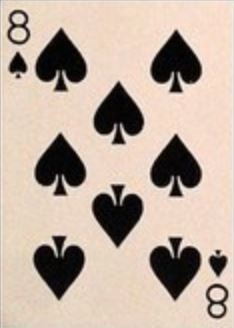
#> input picture image/card proj/card.png, 234 x 328 px
$ python card_matching.py
#> lines starting #> are read from the running program, lines starting #| are printed output that depends on the picture; after the words box and inside, x2 and y2 are one past the last pixel; in counts of white or black regions, pixels touching at a corner belong together
import numpy as np
import cv2
import math

# 좌표사이의 거리 계산 함수 작성
def calc_dist(list1,list2):
    a = list2[0] - list1[0]
    b = list2[1] - list1[1]
    return math.sqrt((a*a)+(b*b))

# Grayscale 형태로 이미지 read
card = cv2.imread('card.png',cv2.IMREAD_GRAYSCALE)
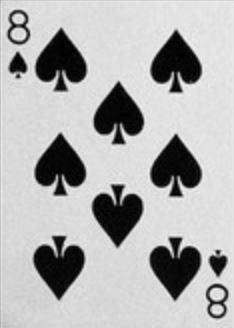
#> card: shape (328, 234); min 0, max 245, mean 176.4
card_4 = cv2.imread('4_card.png')
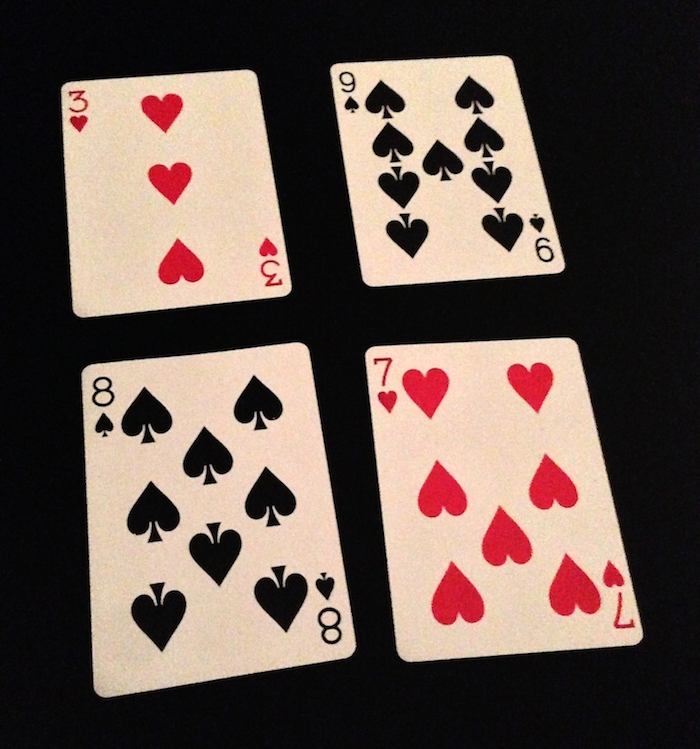
#> input picture image/card proj/4_card.png, 700 x 749 px
#> card_4 is the input picture: shape (749, 700, 3); mean B, G, R 79.2, 87, 103.7
card_4_gray = cv2.cvtColor(card_4,cv2.COLOR_BGR2GRAY)
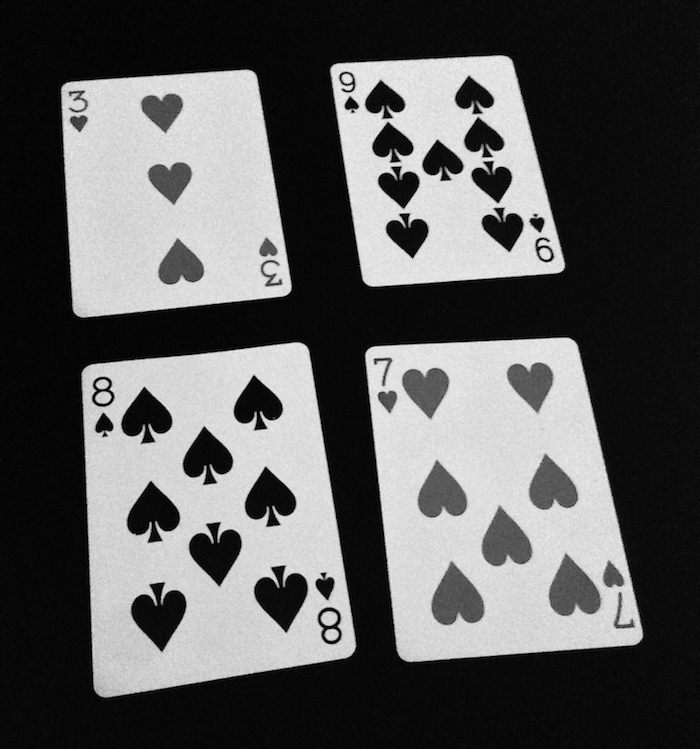
#> card_4_gray: shape (749, 700); min 0, max 244, mean 91.1
cv2.imshow("find",card)

# 적절한 임계값 속성을 찾아 이진화 함
# theta에는 각 임계값, th_~ 에는 각 이진화된 이미지
theta, th_card_4= cv2.threshold(card_4_gray,150,255,cv2.THRESH_BINARY)
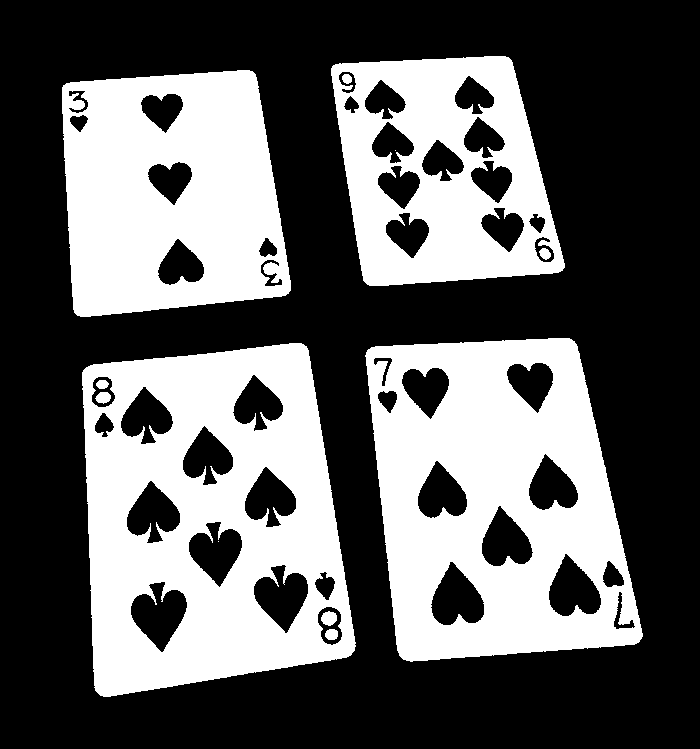
#> th_card_4: shape (749, 700); 37.9% white; 12 white regions (2 under 20 px)

# 템플릿 매칭
# TM_CCOEFF 방법은 minMaxLoc 시 max_loc이 왼쪽 상단좌표
# 왼쪽상단에서 템플릿 이미지 shape 만큼 더한 것이 오른쪽 하단 좌표가 됨
w,h = card.shape
#> w = 328; h = 234
res = cv2.matchTemplate(card_4_gray,card,cv2.TM_CCOEFF)
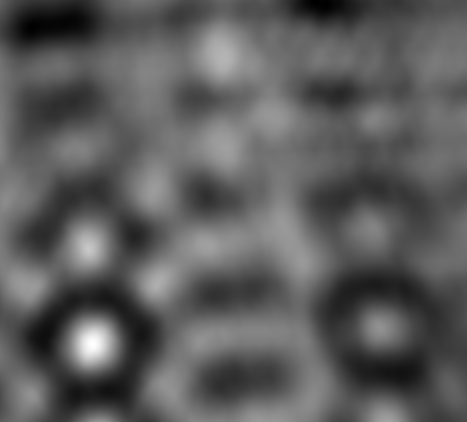
#> res: shape (422, 467) float32; min -184704176, max 271377280, mean -19004664; drawn with min black and max white
min_val,max_val,min_loc,max_loc = cv2.minMaxLoc(res)
#> min_val = -184704176; max_val = 271377280; min_loc = (316, 1); max_loc = (93, 344)
left_top = max_loc
#> left_top = (93, 344)
right_bottm = (left_top[0]+h, left_top[1]+w)
#> right_bottm = (327, 672)

# 거리계산을 위해 템플릿 매칭된 부분의 두 좌표를 리스트 형태로 변환
tv_lt = list(left_top)
#> tv_lt = [93, 344]
tv_rb = list(right_bottm)
#> tv_rb = [327, 672]

# 바깥의 경계선만 검출
contour, hier = cv2.findContours(th_card_4,cv2.RETR_EXTERNAL,cv2.CHAIN_APPROX_SIMPLE)
#> contour = 4 contours; box (x1, y1, x2, y2) and area: (82, 343, 356, 697) 79366, (365, 338, 643, 662) 71384, (62, 70, 291, 317) 47818, (331, 56, 565, 286) 42420

# 각 바깥 경계선이 검출된 부분의 좌표들과
# 템플릿 매칭된 부분의 왼쪽상단, 오른쪽하단의 좌표 사이의 거리를 계산하여
# 총 거리 합이 가장 작은 index의 경계선이 매칭된 부분이라 판단하고
# 해당 인덱스 경계선만 선을 그어줄 것임
vector_distance = []
contour_list=[]

# 경계선 마다 가지고있는 좌표 갯수가 달라 총합이 갯수에 비례할 수 있으므로
# 가장 작은 좌표의 갯수만큼만 거리를 구한다
min_count = [len(contour[i]) for i in range(len(contour))]
#> min_count = [309, 312, 200, 239]
min_count = min(min_count)
#> min_count = 200

for num in range(len(contour)):
    dist_sum = 0
    contour_list=[]
    for ct in range(min_count):
        contour_list.append(contour[num][ct][0])
    for i in contour_list:
        dist = calc_dist(tv_lt,i) + calc_dist(tv_rb,i)
        dist_sum += dist
    vector_distance.append(dist_sum)
#> this loop made 4 passes

# 거리 총 합이 가장 작은 인덱스 경계선만 draw
match_index = np.argmin(vector_distance)
cv2.drawContours(card_4,[contour[match_index]],-1,(0,255,0),3)
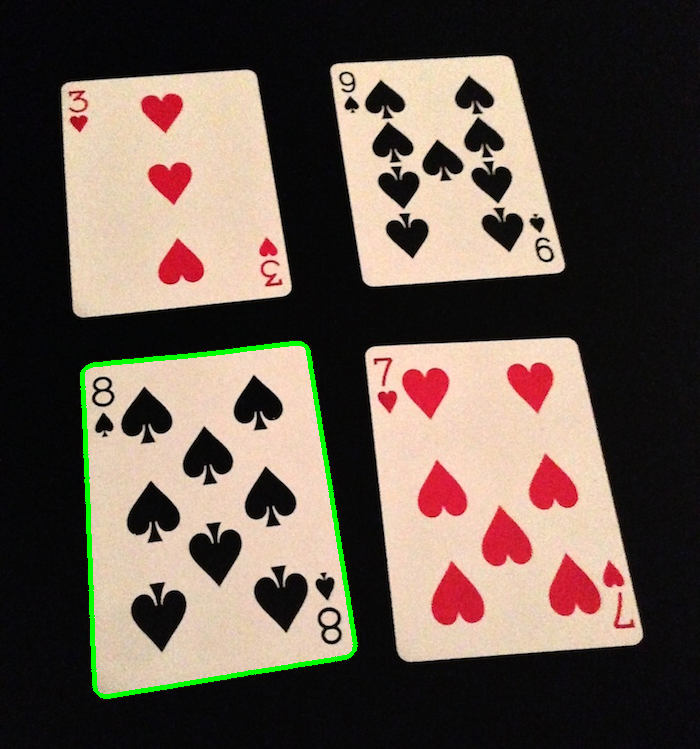
#> card_4: shape (749, 700, 3); 1.06% of pixels changed, all inside (x1, y1, x2, y2) = (80, 341, 358, 699)

cv2.imshow("found_result",card_4)

cv2.waitKey(0)
cv2.destroyAllWindows()
